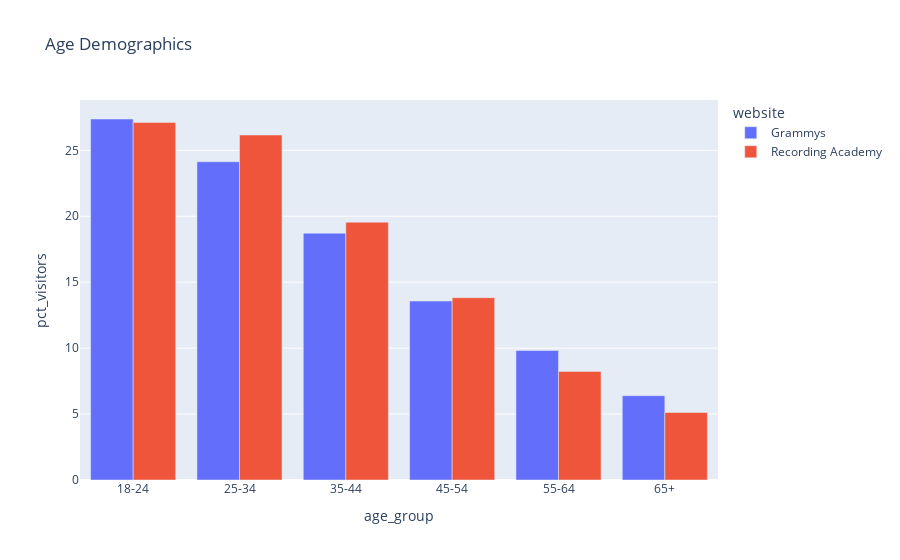

The notebook cell saved with this chart:
### Markdown cell above
**D.** Create a bar chart of the `age_group` and `pct_visitors`. This chart should have, for each age group, one color for the Recording Academy and a different color for the Grammys.

<span style='background :#FFF59E'>**Hint:** You will need to use the `barmode='group'` option in `px.bar()`. See the code snippet below to guide you.</span>

```python
# template for visualization
px.bar(dataframe, x='variable1', y='variable2', color='variable3', barmode='group')
```

### Code cell
# Create bar chart
px.bar(age_df, x='age_group', y='pct_visitors', color='website', barmode='group', title='Age Demographics')

### Figure 1 — Plotly figure (JSON) as saved in the notebook; plotly's stock layout.template omitted (floating-point values rounded to 4 significant figures)
{"data": [{"alignmentgroup": "True", "hovertemplate": "website=Grammys<br>age_group=%{x}<br>pct_visitors=%{y}<extra></extra>", "legendgroup": "Grammys", "marker": {"color": "#636efa", "pattern": {"shape": ""}}, "name": "Grammys", "offsetgroup": "Grammys", "orientation": "v", "showlegend": true, "textposition": "auto", "type": "bar", "x": ["18-24", "25-34", "35-44", "45-54", "55-64", "65+"], "xaxis": "x", "y": [27.37, 24.13, 18.72, 13.57, 9.817, 6.394], "yaxis": "y"}, {"alignmentgroup": "True", "hovertemplate": "website=Recording Academy<br>age_group=%{x}<br>pct_visitors=%{y}<extra></extra>", "legendgroup": "Recording Academy", "marker": {"color": "#EF553B", "pattern": {"shape": ""}}, "name": "Recording Academy", "offsetgroup": "Recording Academy", "orientation": "v", "showlegend": true, "textposition": "auto", "type": "bar", "x": ["18-24", "25-34", "35-44", "45-54", "55-64", "65+"], "xaxis": "x", "y": [27.12, 26.16, 19.55, 13.82, 8.236, 5.12], "yaxis": "y"}], "layout": {"autosize": true, "barmode": "group", "legend": {"title": {"text": "website"}, "tracegroupgap": 0}, "title": {"text": "Age Demographics"}, "xaxis": {"anchor": "y", "autorange": true, "domain": [0, 1], "range": [-0.5, 5.5], "title": {"text": "age_group"}, "type": "category"}, "yaxis": {"anchor": "x", "autorange": true, "domain": [0, 1], "range": [0, 28.81], "title": {"text": "pct_visitors"}, "type": "linear"}}}
